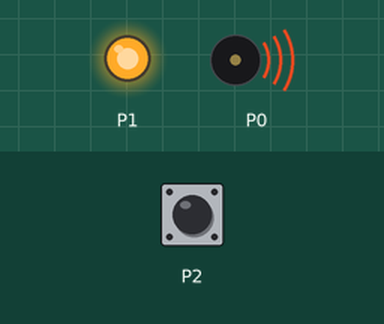
Bench run of a program on a simulated BBC micro:bit (MakeCode). On the bench: output pins drawn as LEDs (lit = HIGH), buzzer (waves = sounding). The inputs (shaded band) are chosen by the test bench; at power-on: P2 LOW.

Above: at 0.97 s.
1.3 s: P2 pulled HIGH for 2.35 s
At 2.7 s:
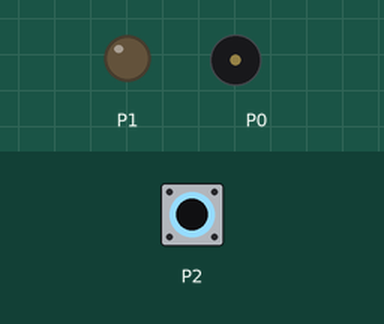
Timing chart, 0 to 11.5 s (numbered marks = the images above; inputs shaded):
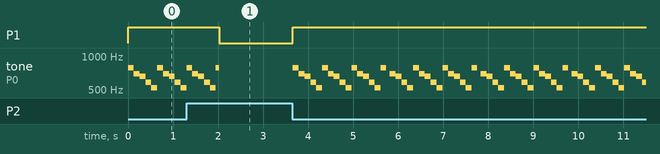

Measured:
- after the input at 1.3 s, P1: HIGH → LOW after 0.72 s, → HIGH 1.6 s later
- by itself, tone on P0: plays 784 Hz for 0.13 s, 698 Hz for 0.13 s, 659 Hz for 0.13 s, 587 Hz for 0.13 s, 523 Hz for 0.13 s, 784 Hz for 0.07 s … (65 notes in this stretch)

The program:

main.ts
```typescript
led.enable(false)
basic.forever(function () {
    if (pins.digitalReadPin(DigitalPin.P2) == 1) {
        music.stopMelody(MelodyStopOptions.All)
        pins.digitalWritePin(DigitalPin.P1, 0)
    } else {
        music.startMelody(music.builtInMelody(Melodies.JumpDown), MelodyOptions.Forever)
        pins.digitalWritePin(DigitalPin.P1, 1)
        basic.pause(2000)
    }
})
```

test.ts
```typescript
// テストはここに来ます。このパッケージが拡張機能として使用されるときにはコンパイルされません。
```
